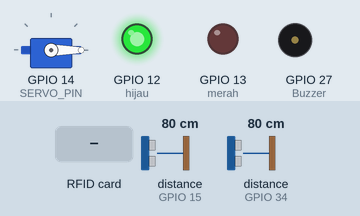
Simulated run of this sketch. Board: ESP32. Parts: servo, output pins drawn as LEDs (lit = HIGH), buzzer (waves = sounding, pin HIGH). Wiring (inferred from the names in the program): 2 × ultrasonic range finder: trigger GPIO 4, echo GPIO 15 / trigger GPIO 26, echo GPIO 34. The test bench sets the inputs (shaded band); at power-on: distance to the obstacle (sensors on GPIO 34, GPIO 15) 80 cm. The echo pulse lasts 58.3 µs per cm; pins used as bus, display or sensor lines are not drawn; what the sketch prints to the serial monitor is not drawn.

Above: at 1.2 s.
1.3 s: RFID card 83 4C FF 02 held to the reader
At 2.5 s:
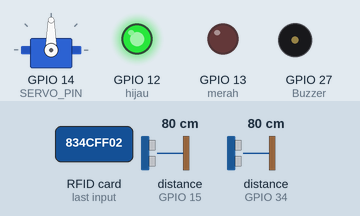
3.0 s: distance to the obstacle (sensor on GPIO 34) set to 13 cm
6.0 s: distance to the obstacle (sensor on GPIO 34) set to 10 cm
At 7.1 s:
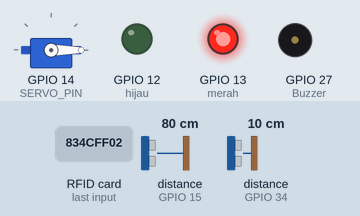
7.6 s: RFID card 5E 7A 19 C4 held to the reader
At 7.85 s:
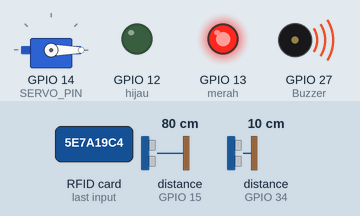
9.4 s: RFID card 83 4C FF 02 held to the reader
At 10.6 s:
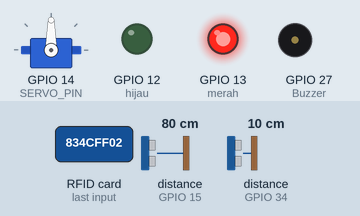
11.1 s: distance to the obstacle (sensor on GPIO 34) set to 18 cm
At 14.2 s:
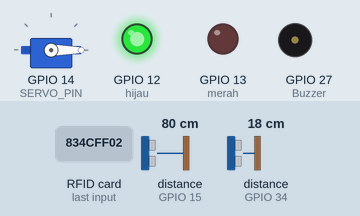
Timing chart, 0 to 15.1 s (numbered marks = the images above; inputs shaded):
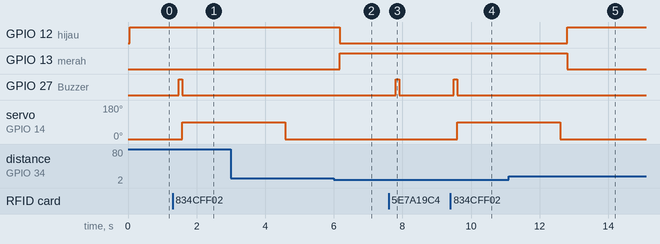

Measured:
- the behaviour switches between 12 and 11 cm on distance to the obstacle (sensor on GPIO 34) (found by bisection; images 1 and 2)
- after the input at 1.3 s, GPIO 27 (Buzzer): LOW → HIGH after 0.18 s, → LOW 0.10 s later; servo on GPIO 14 (SERVO_PIN): 0° → 90° after 0.28 s
- after the input at 6.0 s, GPIO 12 (hijau): HIGH → LOW after 0.17 s; GPIO 13 (merah): LOW → HIGH after 0.17 s
- after the input at 7.6 s, GPIO 27 (Buzzer): LOW → HIGH after 0.20 s, → LOW 0.10 s later
- after the input at 9.4 s, GPIO 27 (Buzzer): LOW → HIGH after 0.10 s, → LOW 0.10 s later; servo on GPIO 14 (SERVO_PIN): 0° → 90° after 0.20 s
- after the input at 11.1 s, GPIO 12 (hijau): LOW → HIGH after 1.7 s; GPIO 13 (merah): HIGH → LOW after 1.7 s

The sketch:

sketch_nov19a.ino
```cpp
#include <SPI.h>
#include <MFRC522.h>
#include <ESP32Servo.h>

//
// ======= PIN DEFINISI =======
//

// Ultrasonik 1 (Lampu)
#define trigPin1 26
#define echoPin1 34

// Ultrasonik 2 (Palang)
#define trigPin2 4
#define echoPin2 15

// Lampu
#define merah 13
#define hijau 12

// Buzzer
#define Buzzer 27

// Servo gerbang
#define SERVO_PIN 14

// RFID
#define RST_PIN 22
#define SS_PIN 21

MFRC522 rfid(SS_PIN, RST_PIN);
Servo gateServo;

// UID yang benar
String correctUID = "83:4C:FF:02";


//
// ======= FUNGSI =======
//

// Ultrasonik 1
long getDistance1() {
  digitalWrite(trigPin1, LOW);
  delayMicroseconds(2);
  digitalWrite(trigPin1, HIGH);
  delayMicroseconds(10);
  digitalWrite(trigPin1, LOW);

  long duration = pulseIn(echoPin1, HIGH);
  return duration * 0.034 / 2;
}

// Ultrasonik 2
long getDistance2() {
  digitalWrite(trigPin2, LOW);
  delayMicroseconds(2);
  digitalWrite(trigPin2, HIGH);
  delayMicroseconds(10);
  digitalWrite(trigPin2, LOW);

  long duration = pulseIn(echoPin2, HIGH, 30000);
  return duration * 0.034 / 2;
}

// Bunyi buzzer
void beep() {
  digitalWrite(Buzzer, HIGH);
  delay(100);
  digitalWrite(Buzzer, LOW);
}

//
// ======= SETUP =======
//

void setup() {
  Serial.begin(115200);

  // Ultrasonik 1
  pinMode(trigPin1, OUTPUT);
  pinMode(echoPin1, INPUT);

  // Ultrasonik 2
  pinMode(trigPin2, OUTPUT);
  pinMode(echoPin2, INPUT);

  // Lampu
  pinMode(merah, OUTPUT);
  pinMode(hijau, OUTPUT);

  // Buzzer
  pinMode(Buzzer, OUTPUT);
  digitalWrite(Buzzer, LOW);

  // Servo
  gateServo.attach(SERVO_PIN);
  gateServo.write(0);

  // RFID
  SPI.begin();
  rfid.PCD_Init();

  Serial.println("Sistem Siap!");
}

//
// ======= LOOP =======
//

void loop() {

  //
  // ======= ULTRASONIK 1 → LAMPU MERAH / HIJAU =======
  //

  long jarakLampu = getDistance1();
  Serial.print("Ultrasonik 1 (Lampu): ");
  Serial.println(jarakLampu);

  if (jarakLampu > 10) {
    digitalWrite(hijau, HIGH);
    digitalWrite(merah, LOW);
  } else {
    digitalWrite(hijau, LOW);
    digitalWrite(merah, HIGH);
  }

  //
  // ======= ULTRASONIK 2 → DETEKSI KENDARAAN DEPAN GERBANG =======
  //

  long jarakGerbang = getDistance2();
  Serial.print("Ultrasonik 2 (Gerbang): ");
  Serial.println(jarakGerbang);

  // Jika kendaraan belum dekat, jangan baca RFID
  if (jarakGerbang > 100) {
    gateServo.write(0); // Palang tutup
    delay(200);
    return;
  }

  //
  // ======= BACA RFID =======
  //

  if (rfid.PICC_IsNewCardPresent() && rfid.PICC_ReadCardSerial()) {

    // Bunyi buzzer setiap kartu terbaca
    beep();

    // Ambil UID
    String UID = "";
    for (byte i = 0; i < rfid.uid.size; i++) {
      UID += String(rfid.uid.uidByte[i] < 0x10 ? "0" : "");
      UID += String(rfid.uid.uidByte[i], HEX);
      if (i < rfid.uid.size - 1) UID += ":";
    }
    UID.toUpperCase();

    Serial.print("Kartu Terdeteksi: ");
    Serial.println(UID);

    // Cek kartu
    if (UID == correctUID) {
      Serial.println("[RFID] UID Valid → Membuka palang");
      gateServo.write(90);  // Buka palang
      delay(3000);
      gateServo.write(0);   // Tutup lagi
    } else {
      Serial.println("[RFID] UID Salah!");
    }

    rfid.PICC_HaltA();
  }

  delay(200);
}
```
